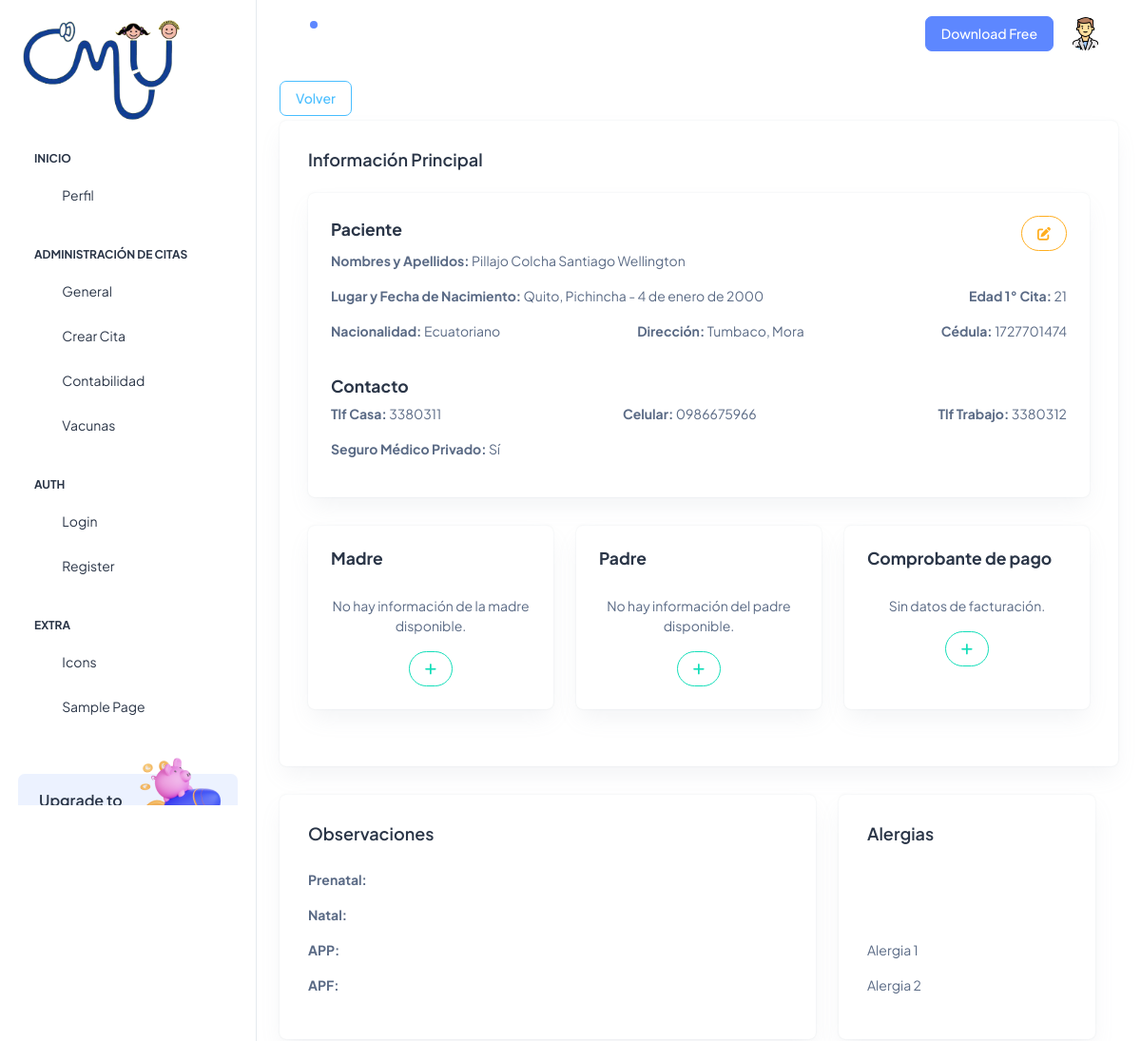
The page /historiales/doc_inicio/doc_patient/8 (signed in, upper part) on the database as committed earlier.
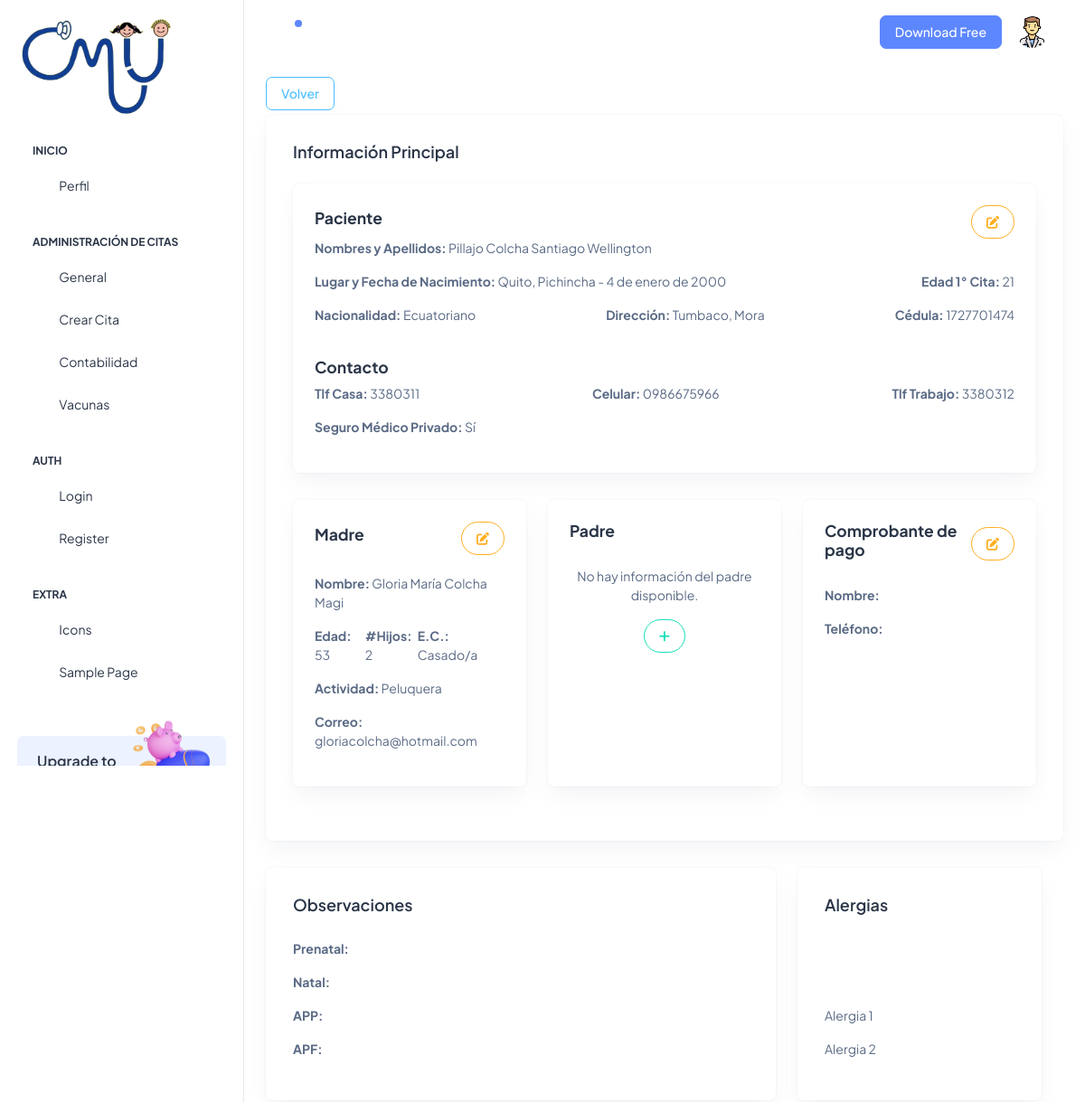
The same page on the database as committed later.
### Aplicaciones/Historiales/models.py (models this page shows, shortened)
class Patient(models.Model):
    idPat=models.AutoField(primary_key=True)
    creation=models.DateField(default=datetime.date.today)
    lastnPat=models.CharField(max_length=150)
    namePat=models.CharField(max_length=150)
    pldatePat=models.TextField()
    birthPat=models.DateField()
    fagePat=models.CharField(max_length=150)
    natiPat=models.CharField(max_length=150)
    placePat=models.TextField(max_length=150)
    ciPat=models.CharField(max_length=10)
    genPat=models.ForeignKey(Gender, on_delete=models.PROTECT)
    mom=models.ForeignKey(MadreCita, null=True, blank=True, on_delete=models.PROTECT)
    dad=models.ForeignKey(PadreCita, null=True, blank=True, on_delete=models.PROTECT)
    tf_casa=models.CharField(null=True, blank=True, max_length=10)
    cell=models.CharField(null=True, blank=True, max_length=10)
    tf_tra=models.CharField(null=True, blank=True, max_length=10)
    seguroPat=models.BooleanField(default=False)

class MadreCita(models.Model):
    id= models.AutoField(primary_key=True)
    nom_mom=models.CharField(max_length=150)
    ape_mom=models.CharField(max_length=150)
    age_mom=models.DateField()
    hij_mom=models.IntegerField()
    es_cimom=models.CharField(max_length=150)
    act_mom=models.CharField(max_length=150)
    correo_mom=models.CharField(max_length=150)
    @property
    def edad_mom(self):
        today = date.today()
        return today.year - self.age_mom.year - ((today.month, today.day) < (self.age_mom.month, self.age_mom.day))

### Aplicaciones/Historiales/views.py (the view)
# urls.py: path('doc_inicio/doc_patient/<idPat>', views.doc_patient, name='doc_patient'),
@login_required
@custom_login_required
def doc_patient (request,idPat):
    patbdd=Patient.objects.get(idPat=idPat)
    genbdd=Gender.objects.all()
    mombdd=MadreCita.objects.all()
    dadbdd=PadreCita.objects.all()
    for mom in mombdd:
        mom.age_mom = mom.age_mom.strftime('%Y-%m-%d') if mom.age_mom else ''
    for dad in dadbdd:
        dad.age_fat = dad.age_fat.strftime('%Y-%m-%d') if dad.age_fat else ''
    return render(request, 'histo/patient.html',{'pacientes':patbdd,'generos':genbdd,'mom':mombdd, 'dad':dadbdd})

### Aplicaciones/Historiales/templates/histo/patient.html (shortened to what this page needs)
{% extends 'doc_plantilla.html' %}
{% block doc_contenido %}
<div class="">
  <a href="{% url 'doc_inicio' %}" class="btn btn-outline-secondary">Volver</a>
</div>
<br><br>
<div class="container-fluid">
  <div class="row">
    <div class="container-fluid">
      <div class="card">
        <div class="card-body">
          <h5 class="card-title fw-semibold mb-4">Información Principal</h5>
          <div class="card">
            <div class="card-body p-4">
              <div class="d-flex justify-content-between align-items-center">
                <h5><b>Paciente</b></h5>
                <button type="button" class="btn btn-outline-warning rounded-pill" data-bs-toggle="modal" data-bs-target="#patientModal" title="Editar paciente">
                   <i class="fas fa-edit"></i>
                </button>
              </div>
              <p><b>Nombres y Apellidos:</b> {{pacientes.lastnPat}} {{pacientes.namePat}}</p>
              <div class="d-flex justify-content-between align-items-center">
                <p><b>Lugar y Fecha de Nacimiento: </b>{{pacientes.pldatePat}} - {{pacientes.birthPat}}</p>
                <p><b>Edad 1° Cita:</b> 21</p>
              </div>
              <div class="d-flex justify-content-between align-items-center">
                <p><b>Nacionalidad: </b>{{pacientes.natiPat}}</p>
                <p><b>Dirección: </b>{{pacientes.placePat}}</p>
                <p><b>Cédula: </b>{{pacientes.ciPat}}</p>
              </div>
              <br>
              <div class="d-flex justify-content-between align-items-center">
                <h5><b>Contacto</b></h5>
              </div>
              <div class="d-flex justify-content-between align-items-center">
                <p><b>Tlf Casa: </b>{{pacientes.tf_casa}}</p>
                <p><b>Celular: </b>{{pacientes.cell}}</p>
                <p><b>Tlf Trabajo: </b>{{pacientes.tf_tra}}</p>
              </div>
              <p><b>Seguro Médico Privado:</b> {{ pacientes.seguroPat|yesno:"Sí,No" }} </p>
            </div>
          </div>
          <div class="row mt-4">
            <div class="col-md-4 d-flex align-items-stretch">
              <div class="card w-100">
                <div class="card-body p-4">
                  <div class="d-flex justify-content-between align-items-center">
                    <h5><b>Madre</b></h5>
                    {% if pacientes.mom %}
                      <button type="button" class="btn btn-outline-warning rounded-pill" data-bs-toggle="modal" data-bs-target="#momModal" title="Editar paciente">
                         <i class="fas fa-edit"></i>
                      </button>
                    {% endif %}
                  </div>
                  <br>
                  {% if pacientes.mom %}
                    <div>
                      <p><b>Nombre:</b> {{ pacientes.mom.nom_mom }} {{ pacientes.mom.ape_mom }}</p>
                      <div class="d-flex justify-content-between align-items-center">
                        <p><b>Edad:</b> {{ pacientes.mom.edad_mom }}</p>
                        <p><b>#Hijos:</b> {{ pacientes.mom.hij_mom }}</p>
                        <p><b>E.C.:</b> {{ pacientes.mom.es_cimom }}</p>
                      </div>
                      <p><b>Actividad:</b> {{ pacientes.mom.act_mom }}</p>
                      <p><b>Correo:</b> {{ pacientes.mom.correo_mom }}</p>
                    </div>
                  {% else %}
                    <div class="text-center">
                      <p>No hay información de la madre disponible.</p>
                      <a href="{% url 'agg_rep' idPat=pacientes.idPat %}" class="btn btn-outline-success rounded-pill"><i class="fa-solid fa-plus"></i></a>
                    </div>
                  {% endif %}
                </div>
              </div>
            </div>
            <div class="col-md-4 d-flex align-items-stretch">
              <div class="card w-100">
                <div class="card-body p-4">
                  <div class="d-flex justify-content-between align-items-center">
                    <h5><b>Padre</b></h5>
                  </div>
                  <br>
                  {% if pacientes.dad %}
                    <div>
                      <p><b>Nombre:</b> {{ pacientes.dad.nom_fat }} {{ pacientes.dad.ape_fat }}</p>
                      <p><b>Edad:</b> {{ pacientes.dad.edad_dad }}</p>
                      <p><b>Actividad:</b> {{ pacientes.dad.act_fat }}</p>
                    </div>
                  {% else %}
                    <div class="text-center">
                      <p>No hay información del padre disponible.</p>
                      <a href="{% url 'agg_rep' idPat=pacientes.idPat %}" class="btn btn-outline-success rounded-pill"><i class="fa-solid fa-plus"></i></a>
                    </div>
                  {% endif %}
                </div>
              </div>
            </div>
            <div class="col-md-4 d-flex align-items-stretch">
              <div class="card w-100">
                <div class="card-body p-4">
                  <div class="d-flex justify-content-between align-items-center">
                    <h5><b>Comprobante de pago</b></h5>
                    {% if pacientes.mom %}
                      <button type="button" class="btn btn-outline-warning rounded-pill" data-bs-toggle="modal" data-bs-target="#comprobanteModal" title="Editar datos de facturación">
                        <i class="fas fa-edit"></i>
                      </button>
                    {% endif %}
                  </div>
                  <br>
                  {% if pacientes.mom %}
                    <div>
                      <p><b>Nombre:</b> {{ madre_cita.nombre }}</p>
                      <p><b>Teléfono:</b> {{ madre_cita.telefono }}</p>
                    </div>
                  {% else %}
                    <div class="text-center">
                      <p>Sin datos de facturación.</p>
                      <a href="{% url 'agg_rep' idPat=pacientes.idPat %}" class="btn btn-outline-success rounded-pill"><i class="fa-solid fa-plus"></i></a>
                    </div>
                  {% endif %}
                </div>
              </div>
            </div>
          </div>
        </div>
      </div>
    </div>
  </div>
</div>
<div class="row">
  <div class="col-lg-8 d-flex align-items-stretch">
    <div class="card w-100">
      <div class="card-body d-flex flex-column">
        <div class="d-sm-flex d-block align-items-center justify-content-between mb-9">
          <div class="mb-3 mb-sm-0">
            <h5 class="card-title fw-semibold">Observaciones</h5>
          </div>
        </div>
        <div class="mt-auto">
          <p><b>Prenatal:</b></p>
          <p><b>Natal:</b></p>
          <p><b>APP:</b></p>
          <p><b>APF:</b></p>
        </div>
      </div>
    </div>
  </div>
  <div class="col-lg-4 d-flex align-items-stretch">
    <div class="card w-100">
      <div class="card-body d-flex flex-column">
        <h5 class="card-title mb-9 fw-semibold">Alergias</h5>
        <div class="row align-items-center mt-auto">
            <p>Alergia 1</p>
            <p>Alergia 2</p>
        </div>
      </div>
    </div>
  </div>
</div>
  </div>
</div>
{% endblock %}

### Aplicaciones/Historiales/templates/doc_plantilla.html (shortened to what this page needs)
<!doctype html>
{% load static %}
<html lang="es">
<head>
  <link rel="stylesheet" href="{% static 'css/styles.min.css' %}" />
  <link rel="stylesheet" href="{% static 'css/estilo_validacion.css' %}" />
    <link rel="stylesheet" href="https://cdnjs.cloudflare.com/ajax/libs/font-awesome/6.5.1/css/all.min.css" />
    <link rel="stylesheet" href="https://cdnjs.cloudflare.com/ajax/libs/izitoast/1.4.0/css/iziToast.css" />
</head>
<body>
  <div class="page-wrapper" id="main-wrapper" data-layout="vertical" data-navbarbg="skin6" data-sidebartype="full"
    data-sidebar-position="fixed" data-header-position="fixed">
    <aside class="left-sidebar">
      <div>
        <br>
        <div class="brand-logo d-flex align-items-center justify-content-between">
          <a href="{% url 'doc_inicio' %}" class="text-nowrap logo-img">
            <img src="{% static 'images/logo.png' %}" width="165" alt="" />
          </a>
        </div>
        <nav class="sidebar-nav scroll-sidebar" data-simplebar="">
          <ul id="sidebarnav">
            <li class="nav-small-cap">
              <span class="hide-menu">Inicio</span>
            </li>
            <li class="sidebar-item">
              <a class="sidebar-link" href="/adci_perfil/" aria-expanded="false">
                <span>
                  <i class="ti ti-layout-dashboard"></i>
                </span>
                <span class="hide-menu">Perfil</span>
              </a>
            </li>
            <li class="nav-small-cap">
              <span class="hide-menu">Administración de Citas</span>
            </li>
            <li class="sidebar-item">
              <a class="sidebar-link" href="{% url 'doc_inicio' %}" aria-expanded="false">
                <span>
                  <i class="ti ti-article"></i>
                </span>
                <span class="hide-menu">General</span>
              </a>
            </li>
            <li class="sidebar-item">
              <a class="sidebar-link" href="/adci_fechacitas/" aria-expanded="false">
                <span>
                  <i class="ti ti-cards"></i>
                </span>
                <span class="hide-menu">Crear Cita</span>
              </a>
            </li>
            <li class="sidebar-item">
              <a class="sidebar-link" href="/adci_inicio/cont_inicio/" aria-expanded="false">
                <span>
                  <i class="ti ti-file-description"></i>
                </span>
                <span class="hide-menu">Contabilidad</span>
              </a>
            </li>
            <li class="sidebar-item">
              <a class="sidebar-link" href="#" aria-expanded="false">
                <span>
                  <i class="ti ti-typography"></i>
                </span>
                <span class="hide-menu">Vacunas</span>
              </a>
            </li>
            <li class="nav-small-cap">
              <span class="hide-menu">AUTH</span>
            </li>
            <li class="sidebar-item">
              <a class="sidebar-link" href="./authentication-login.html" aria-expanded="false">
                <span>
                  <i class="ti ti-login"></i>
                </span>
                <span class="hide-menu">Login</span>
              </a>
            </li>
            <li class="sidebar-item">
              <a class="sidebar-link" href="./authentication-register.html" aria-expanded="false">
                <span>
                  <i class="ti ti-user-plus"></i>
                </span>
                <span class="hide-menu">Register</span>
              </a>
            </li>
            <li class="nav-small-cap">
              <span class="hide-menu">EXTRA</span>
            </li>
            <li class="sidebar-item">
              <a class="sidebar-link" href="./icon-tabler.html" aria-expanded="false">
                <span>
                  <i class="ti ti-mood-happy"></i>
                </span>
                <span class="hide-menu">Icons</span>
              </a>
            </li>
            <li class="sidebar-item">
              <a class="sidebar-link" href="./sample-page.html" aria-expanded="false">
                <span>
                  <i class="ti ti-aperture"></i>
                </span>
                <span class="hide-menu">Sample Page</span>
              </a>
            </li>
          </ul>
          <div class="unlimited-access hide-menu bg-light-primary position-relative mb-7 mt-5 rounded">
            <div class="d-flex">
              <div class="unlimited-access-title me-3">
                <h6 class="fw-semibold fs-4 mb-6 text-dark w-85">Upgrade to pro</h6>
              </div>
              <div class="unlimited-access-img">
                <img src="{% static 'images/backgrounds/rocket.png' %}" alt="" class="img-fluid">
              </div>
            </div>
          </div>
        </nav>
      </div>
    </aside>
    <div class="body-wrapper">
      <header class="app-header">
        <nav class="navbar navbar-expand-lg navbar-light">
          <ul class="navbar-nav">
            <li class="nav-item">
              <a class="nav-link nav-icon-hover" href="javascript:void(0)">
                <i class="ti ti-bell-ringing"></i>
                <div class="notification bg-primary rounded-circle"></div>
              </a>
            </li>
          </ul>
          <div class="navbar-collapse justify-content-end px-0" id="navbarNav">
            <ul class="navbar-nav flex-row ms-auto align-items-center justify-content-end">
              <li class="nav-item">
                <a href="https://adminmart.com/product/modernize-free-bootstrap-admin-dashboard/" target="_blank" class="btn btn-primary">Download Free</a>
              </li>
              <li class="nav-item dropdown">
                <a class="nav-link nav-icon-hover" href="javascript:void(0)" id="drop2" data-bs-toggle="dropdown"
                  aria-expanded="false">
                  <img src="{% static 'images/profile/doctor.png' %}" alt="" width="35" height="35" class="rounded-circle">
                </a>
              </li>
            </ul>
          </div>
        </nav>
      </header>
      <div class="container-fluid">
        <div class="row">
          {% block doc_contenido %}
            {% endblock %}
      </div>
    </div>
</body>
</html>

Rows that differ between the two databases and show on the page:
changed Patient "Pillajo Colcha": mom_id empty → 4 (drawn); mom.nom_mom (not shown) → "Gloria María"; mom.ape_mom (not shown) → "Colcha Magi"; mom.edad_mom (not shown) → "53"; mom.hij_mom (not shown) → "2"; mom.es_cimom (not shown) → "Casado/a"; mom.act_mom (not shown) → "Peluquera"; mom.correo_mom (not shown) → "gloriacolcha@hotmail.com"
Other text that changed with them:
text no longer shown: "No hay información de la madre disponible. Sin datos de facturación."
text now shown: "Nombre: Edad: #Hijos: E.C.: Actividad: Correo: Nombre: Teléfono:"
